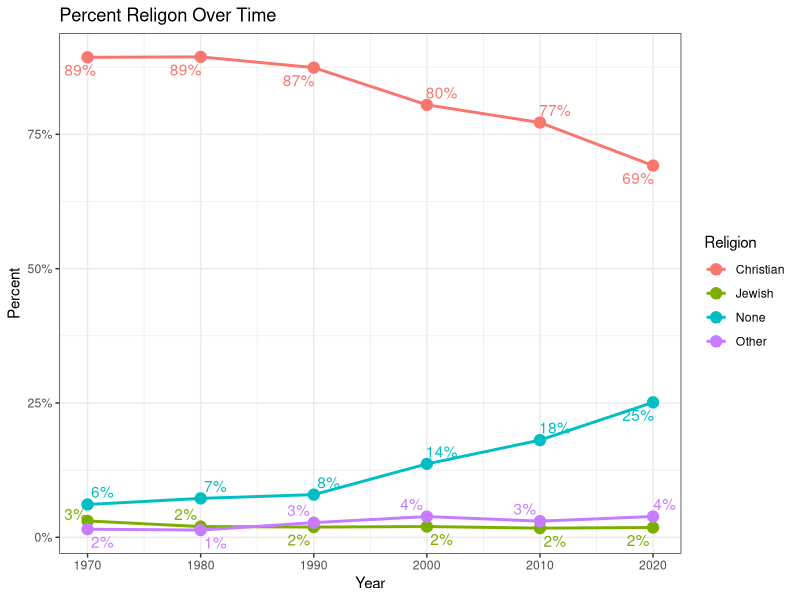
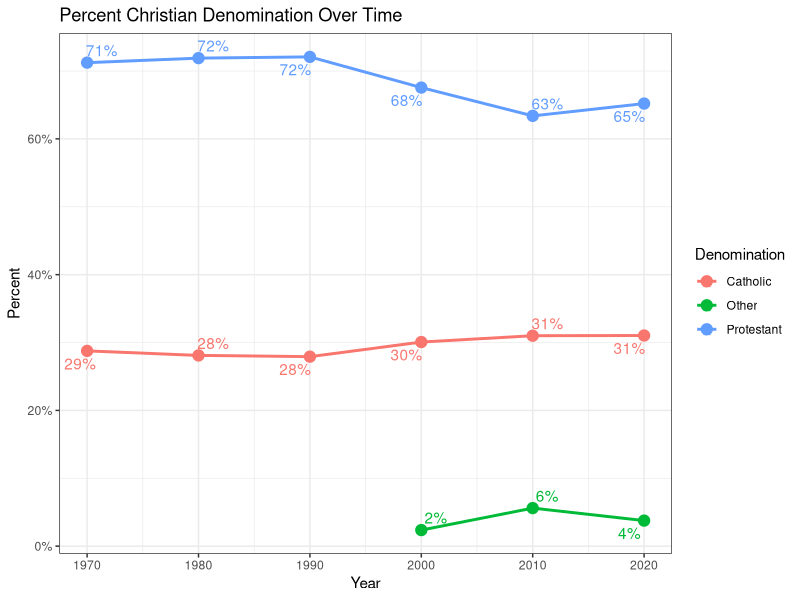
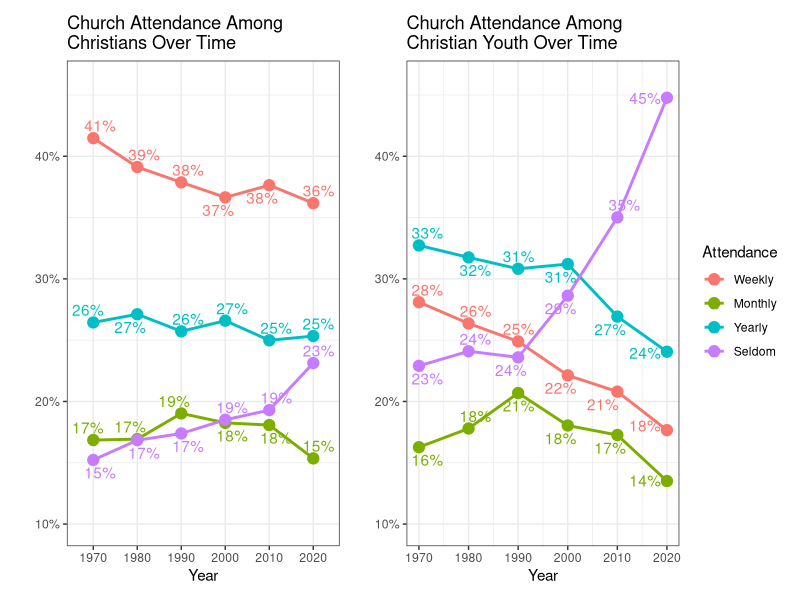
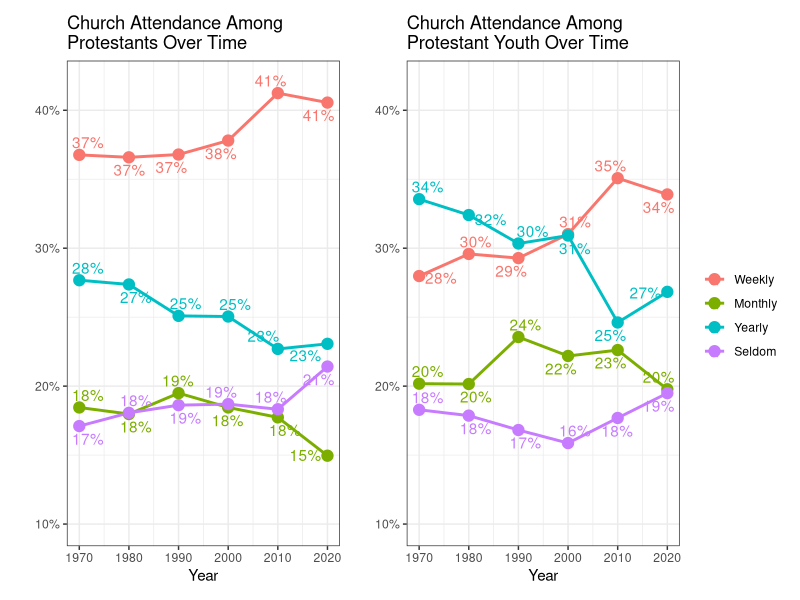
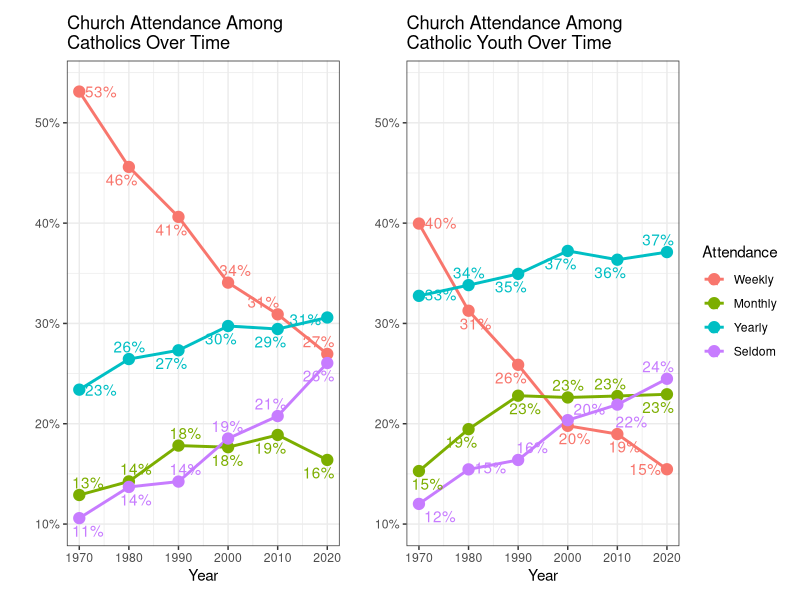

Here is the R script that generated these plots, in order:
## ---- chunk 1
#| echo: false
#| output: false
library(tidyverse)
library(patchwork)
## ---- chunk 2
df_raw <- readxl::read_excel("GSS.xlsx")
## ---- chunk 3
df_raw %>%
  filter(str_detect(as.character(age), "^[0-9]+$")) %>% 
  mutate(year = plyr::round_any(as.numeric(year), 10)) %>% 
  mutate(across(everything(), ~replace(., . %in% c("Protestant","Catholic","Orthodox-christian") , "Christian"))) %>%
  mutate(across(everything(), ~replace(., . %in% c("Buddhism","Hinduism","Other eastern religions","Inter-nondenominational","Native american","Other","Muslim/islam") , "Other"))) %>%
  group_by(year, relig) %>% 
  count() %>%
  filter(!relig %in% c(".n:  No answer", ".d:  Do not Know/Cannot Choose",".s:  Skipped on Web")) %>% 
  group_by(year) %>% 
  mutate(percent = round(n/sum(n),5)) %>% 
  mutate(percent_label = (round(n/sum(n),2))*100) %>% 
  mutate(percent_label = percent_label %>%  as.character() %>% paste0("%")) %>% 
  ggplot(aes(x=as.numeric(year), y = percent, color = relig)) + 
  geom_line(size = 1)+
  geom_point(size = 3.5) +
  labs(
    x = "Year",
    y = "Percent",
    color = "Religion",
    title = "Percent Religon Over Time"
  ) +
  ggrepel::geom_text_repel(aes(label = percent_label)) +
  scale_y_continuous(labels = scales::percent) +
  theme_bw()
## ---- chunk 4
christian_vector <- c('PROTESTANT','CATHOLIC','CHRISTIAN','ORTHODOX-CHRISTIAN') %>% tolower()

df_raw %>%
  filter(str_detect(as.character(age), "^[0-9]+$")) %>% 
  mutate(year = plyr::round_any(as.numeric(year), 10)) %>% 
  filter(tolower(relig) %in% christian_vector) %>% 
  mutate(across(everything(), ~replace(., . ==  "Orthodox-christian" , "Christian"))) %>%
  mutate(across(everything(), ~replace(., . ==  "Christian" , "Other"))) %>% 
  group_by(year, relig) %>% 
  count() %>% 
  group_by(year) %>% 
  mutate(percent = round(n/sum(n),5)) %>% 
  mutate(percent_label = (round(n/sum(n),2))*100) %>% 
  mutate(percent_label = percent_label %>%  as.character() %>% paste0("%")) %>% 
  ggplot(aes(x=as.numeric(year), y = percent, color = relig)) + 
  geom_line(size = 1)+
  geom_point(size = 3.5) +
  labs(
    x = "Year",
    y = "Percent",
    color = "Denomination",
    title = "Percent Christian Denomination Over Time"
    ) +
  ggrepel::geom_text_repel(aes(label = percent_label)) +
  scale_y_continuous(labels = scales::percent) +
  theme_bw()
## ---- chunk 5
christian_attend <- df_raw %>%
  filter(str_detect(as.character(age), "^[0-9]+$")) %>% 
  mutate(age = as.numeric(age)) %>% 
  mutate(year = plyr::round_any(as.numeric(year), 10)) %>% 
  mutate(age = plyr::round_any(as.numeric(age), 10)) %>% 
  mutate(across(everything(), ~replace(., . %in% c("Protestant","Catholic","Orthodox-christian") , "Christian"))) %>% 
  filter(relig == "Christian") %>% 
  filter(!attend %in% c(".d:  Do not Know/Cannot Choose",".s:  Skipped on Web")) %>%
  mutate(attend = ifelse(attend %in% c("Every week","Nearly every week","Several times a week"), "Weekly", attend),
         attend = ifelse(attend %in% c("2-3 times a month","About once a month","At least monthly"), "Monthly", attend),
         attend = ifelse(attend %in% c("About once or twice a year","Several times a year"), "Yearly", attend),
         attend = ifelse(attend %in% c("Less than once a year","Never"), "Seldom", attend)) %>% 
  group_by(year,attend) %>% 
  count() %>% 
  group_by(year) %>% 
  mutate(attend = factor(attend, levels = c("Weekly", "Monthly", "Yearly","Seldom"))) %>% 
  mutate(percent = round(n/sum(n),5)) %>% 
  mutate(percent_label = (round(n/sum(n),2))*100) %>% 
  mutate(percent_label = percent_label %>%  as.character() %>% paste0("%")) %>% 
  ggplot(aes(x = year, y = percent, group = attend, color = attend)) + 
  geom_line(size = 1)+
  geom_point(size = 3.5) +
  labs(
    x = "Year",
    y = "",
    color = "Attendance",
    title = "Church Attendance Among\nChristians Over Time"
    ) +
  ggrepel::geom_text_repel(aes(label = percent_label)) +
  theme_bw() + theme(legend.position = 'none')
  

df_christian <- df_raw %>%
  filter(str_detect(as.character(age), "^[0-9]+$")) %>% 
  mutate(age = as.numeric(age)) %>% 
  mutate(year = plyr::round_any(as.numeric(year), 10)) %>% 
  mutate(age = plyr::round_any(as.numeric(age), 10)) %>% 
  filter(!attend %in% c(".d:  Do not Know/Cannot Choose",".s:  Skipped on Web")) %>%
  mutate(attend = ifelse(attend %in% c("Every week","Nearly every week","Several times a week"), "Weekly", attend),
         attend = ifelse(attend %in% c("2-3 times a month","About once a month","At least monthly"), "Monthly", attend),
         attend = ifelse(attend %in% c("About once or twice a year","Several times a year"), "Yearly", attend),
         attend = ifelse(attend %in% c("Less than once a year","Never"), "Seldom", attend)) %>% 
  filter(attend != ".n:  No answer") %>% 
  mutate(attend = factor(attend, levels = c("Weekly", "Monthly", "Yearly","Seldom"))) 

christian_attend_youth <- df_christian %>%
  filter(age %in% c(20,30)) %>% 
  group_by(year,attend) %>% 
  count() %>% 
  group_by(year) %>% 
  mutate(percent = round(n/sum(n),5)) %>% 
  mutate(percent_label = (round(n/sum(n),2))*100) %>% 
  mutate(percent_label = percent_label %>%  as.character() %>% paste0("%")) %>% 
  ggplot(aes(x = year, y = percent, group = attend, color = attend)) + 
  geom_line(size = 1)+
  geom_point(size = 3.5) +
  labs(
    x = "Year",
    y = "",
    color = "Attendance",
    title = "Church Attendance Among\nChristian Youth Over Time"
    ) +
  ggrepel::geom_text_repel(aes(label = percent_label)) +
  theme_bw() + 
  theme(
    # legend.position = 'bottom',
    legend.direction = "vertical"
    )


christian_attend + christian_attend_youth & scale_y_continuous(limits = c(.1, .46),labels = scales::percent)
## ---- chunk 6
prot_attend <- df_christian %>% 
  filter(relig == "Protestant") %>% 
  group_by(year,attend) %>% 
  count() %>% 
  group_by(year) %>% 
  mutate(percent = round(n/sum(n),5)) %>% 
  mutate(percent_label = (round(n/sum(n),2))*100) %>% 
  mutate(percent_label = percent_label %>%  as.character() %>% paste0("%")) %>% 
  ggplot(aes(x = year, y = percent, group = attend, color = attend)) + 
  geom_line(size = 1)+
  geom_point(size = 3.5) +
  labs(
    x = "Year",
    y = "",
    color = "Attendance",
    title = "Church Attendance Among\nProtestants Over Time"
    ) +
  ggrepel::geom_text_repel(aes(label = percent_label)) +
  theme_bw() +  theme(legend.position = 'none')

prot_attend_youth <- df_christian %>%
  filter(relig == "Protestant") %>% 
  filter(age %in% c(20,30)) %>% 
  group_by(year,attend) %>% 
  count() %>% 
  group_by(year) %>% 
  mutate(percent = round(n/sum(n),5)) %>% 
  mutate(percent_label = (round(n/sum(n),2))*100) %>% 
  mutate(percent_label = percent_label %>%  as.character() %>% paste0("%")) %>% 
  ggplot(aes(x = year, y = percent, group = attend, color = attend)) + 
  geom_line(size = 1)+
  geom_point(size = 3.5) +
  labs(
    x = "Year",
    y = "",
    color = "",
    title = "Church Attendance Among\nProtestant Youth Over Time"
    ) +
  ggrepel::geom_text_repel(aes(label = percent_label)) +
  theme_bw() + 
  theme(
    # legend.position = 'bottom',
    legend.direction = "vertical"
    )



prot_attend + prot_attend_youth & scale_y_continuous(limits = c(.1, .42),labels = scales::percent)

## ---- chunk 7
#| warning: false

cath_attend <- df_christian %>%
  filter(relig == "Catholic") %>% 
  group_by(year,attend) %>% 
  count() %>% 
  group_by(year) %>% 
  mutate(percent = round(n/sum(n),5)) %>% 
  mutate(percent_label = (round(n/sum(n),2))*100) %>% 
  mutate(percent_label = percent_label %>%  as.character() %>% paste0("%")) %>% 
  ggplot(aes(x = year, y = percent, group = attend, color = attend)) + 
  geom_line(size = 1)+
  geom_point(size = 3.5) +
  labs(
    x = "Year",
    y = "",
    color = "Attendance",
    title = "Church Attendance Among\nCatholics Over Time"
    ) +
  ggrepel::geom_text_repel(aes(label = percent_label)) +
  theme_bw() + theme(legend.position = 'none')

cath_attend_youth <- df_christian %>%
  filter(relig == "Catholic") %>% 
  filter(age %in% c(20,30)) %>% 
  group_by(year,attend) %>% 
  count() %>% 
  group_by(year) %>% 
  mutate(percent = round(n/sum(n),5)) %>% 
  mutate(percent_label = (round(n/sum(n),2))*100) %>% 
  mutate(percent_label = percent_label %>%  as.character() %>% paste0("%")) %>% 
  ggplot(aes(x = year, y = percent, group = attend, color = attend)) + 
  geom_line(size = 1) +
  geom_point(size = 3.5) +
  labs(
    x = "Year",
    y = "",
    color = "Attendance",
    title = "Church Attendance Among\nCatholic Youth Over Time"
    ) +
  ggrepel::geom_text_repel(aes(label = percent_label)) +
  theme_bw() + 
  theme(
    # legend.position = 'bottom',
    legend.direction = "vertical"
    )
  

cath_attend + cath_attend_youth & scale_y_continuous(limits = c(.1, .54),labels = scales::percent)

